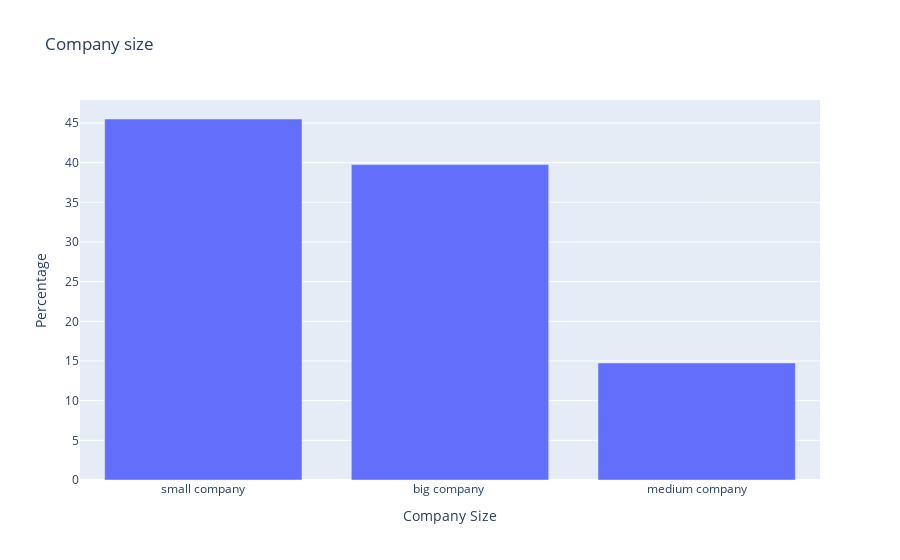

Here is the notebook cell this chart was saved with:
### Code cell
def company_size(company):
    if company <= 200:
        return "small company"
    elif company <= 1000:
        return "medium company"
    else:
        return "big company "


df["company_size"] = df["N. employees"].apply(company_size)
company_size = df["company_size"].value_counts(normalize =True) *100

fig = px.bar(company_size, x=company_size.index, y=company_size.values, title="Company size",
            labels={
                     "index": "Company Size",
                     "y": "Percentage",
                     },)
fig.show()

### Figure 1 — Plotly figure (JSON) as saved in the notebook; plotly's stock layout.template omitted (floating-point values rounded to 4 significant figures)
{"data": [{"alignmentgroup": "True", "hovertemplate": "Company Size=%{x}<br>Percentage=%{y}<extra></extra>", "legendgroup": "", "marker": {"color": "#636efa"}, "name": "", "offsetgroup": "", "orientation": "v", "showlegend": false, "textposition": "auto", "type": "bar", "x": ["small company", "big company ", "medium company"], "xaxis": "x", "y": [45.5, 39.75, 14.75], "yaxis": "y"}], "layout": {"barmode": "relative", "legend": {"tracegroupgap": 0}, "title": {"text": "Company size"}, "xaxis": {"anchor": "y", "domain": [0, 1], "title": {"text": "Company Size"}}, "yaxis": {"anchor": "x", "domain": [0, 1], "title": {"text": "Percentage"}}}}
